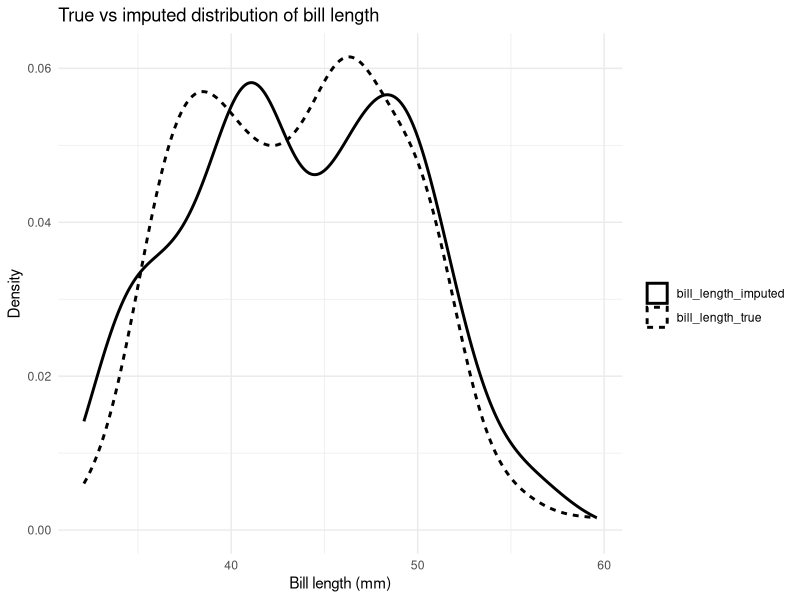
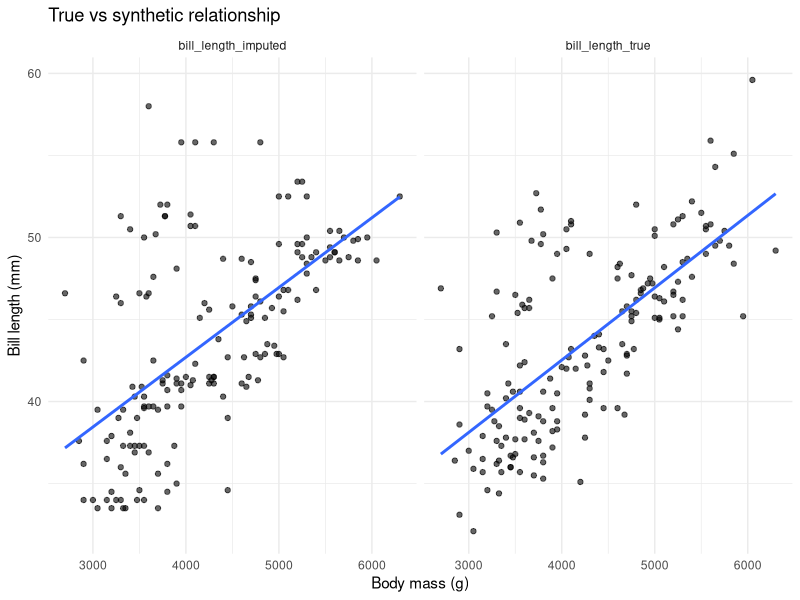
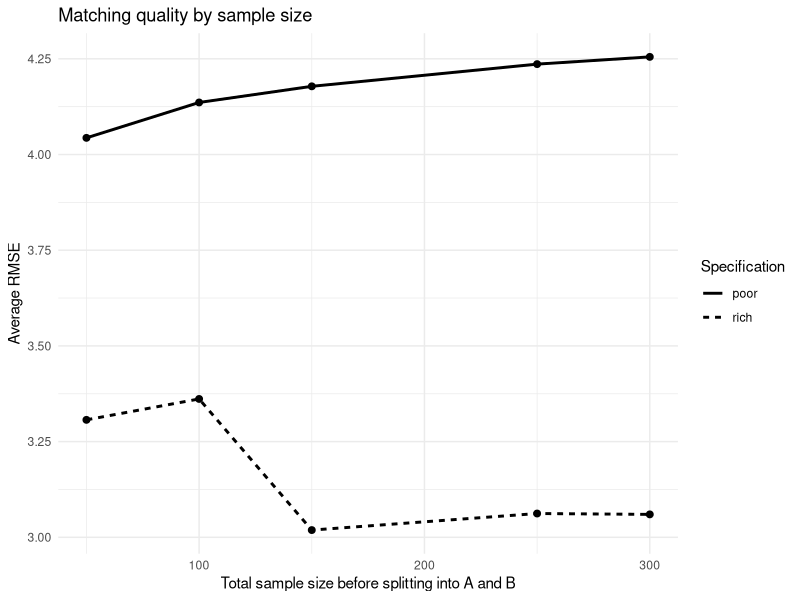

Reproduce these figures in R, in order.
# ============================================================
# Data Cleaning and Integration in Official Statistics
# Part 2 Project: Statistical Matching on Palmer Penguins
# ============================================================

# This script applies a micro non-parametric statistical matching approach
# to the Palmer Penguins dataset.
#
# The objective is to reconstruct missing joint information between:
# - body mass, observed only in file A;
# - bill length, observed only in file B.
#
# The original dataset is complete, which allows us to artificially hide
# one variable and then evaluate the quality of the imputation.

# ------------------------------------------------------------
# 1. Load packages
# ------------------------------------------------------------

library(palmerpenguins)
library(dplyr)
library(tidyr)
library(purrr)
library(ggplot2)
library(knitr)

# Set a seed to make the random split and random donor selection reproducible
set.seed(123)

# ------------------------------------------------------------
# 2. Load and prepare the complete dataset
# ------------------------------------------------------------

# We keep only the variables needed for the statistical matching exercise.
# Observations with missing values are removed to simplify the experiment.

penguins_clean <- penguins %>%
  select(
    species,
    island,
    sex,
    flipper_length_mm,
    body_mass_g,
    bill_length_mm
  ) %>%
  na.omit()

# ------------------------------------------------------------
# 3. Build two disjoint files A and B
# ------------------------------------------------------------

# The complete dataset is split horizontally:
# - file A contains one subset of penguins;
# - file B contains the remaining subset of penguins.
#
# The two files therefore contain different individuals.

n <- nrow(penguins_clean)

sample_A_id <- sample(
  1:n,
  size = floor(n / 2),
  replace = FALSE
)

A_full <- penguins_clean[sample_A_id, ]
B_full <- penguins_clean[-sample_A_id, ]

# ------------------------------------------------------------
# 4. Create the statistical matching setting
# ------------------------------------------------------------

# The dataset is then split vertically:
#
# X = common variables observed in both A and B:
#     species, island, sex, flipper length
#
# Y = variable observed only in A:
#     body mass
#
# Z = variable observed only in B:
#     bill length
#
# In the experiment, the true bill length in A is hidden during matching,
# but stored separately for evaluation.

A <- A_full %>%
  select(
    species,
    island,
    sex,
    flipper_length_mm,
    body_mass_g
  )

B <- B_full %>%
  select(
    species,
    island,
    sex,
    flipper_length_mm,
    bill_length_mm
  )

# True hidden values of bill length in A, used only for evaluation
A_true_bill <- A_full$bill_length_mm

# ------------------------------------------------------------
# 5. Define the hot deck matching function
# ------------------------------------------------------------

# The function imputes bill_length_mm in the recipient file A using
# observed bill_length_mm values from the donor file B.
#
# Two specifications are implemented:
#
# - "rich": donors are restricted to the same species, sex and island.
#           Among them, the donor with the closest flipper length is selected.
#
# - "poor": donors are restricted only to the same species.
#           One donor is selected randomly.
#
# The rich specification is the baseline method used in the project.
# The poor specification is used later for sensitivity analysis.

hot_deck_match <- function(recipient_file, donor_file, spec = "rich") {
  
  imputed_values <- numeric(nrow(recipient_file))
  
  for (i in 1:nrow(recipient_file)) {
    
    # Current recipient unit in file A
    recipient <- recipient_file[i, ]
    
    # Rich specification:
    # use a more restrictive donation class based on species, sex and island
    if (spec == "rich") {
      possible_donors <- donor_file %>%
        filter(
          species == recipient$species,
          sex == recipient$sex,
          island == recipient$island
        )
    }
    
    # Poor specification:
    # use only species as the matching variable
    if (spec == "poor") {
      possible_donors <- donor_file %>%
        filter(
          species == recipient$species
        )
    }
    
    # Fallback rule:
    # if no donor is found in the initial class, relax the matching rule
    # and keep only species.
    if (nrow(possible_donors) == 0) {
      possible_donors <- donor_file %>%
        filter(species == recipient$species)
    }
    
    # Final fallback:
    # if still no donor is available, use the whole donor file.
    if (nrow(possible_donors) == 0) {
      possible_donors <- donor_file
    }
    
    # In the rich specification, select the donor with the closest flipper length.
    if (spec == "rich") {
      best_donor <- possible_donors %>%
        mutate(
          distance = abs(flipper_length_mm - recipient$flipper_length_mm)
        ) %>%
        slice_min(distance, n = 1, with_ties = TRUE) %>%
        slice_sample(n = 1)
    }
    
    # In the poor specification, select one donor randomly.
    if (spec == "poor") {
      best_donor <- possible_donors %>%
        slice_sample(n = 1)
    }
    
    # Assign the donor's bill length to the recipient
    imputed_values[i] <- best_donor$bill_length_mm
  }
  
  # Return the recipient file completed with the imputed bill length
  recipient_file %>%
    mutate(bill_length_imputed = imputed_values)
}

# ------------------------------------------------------------
# 6. Define an evaluation function
# ------------------------------------------------------------

# Since the original data were complete, the true hidden values of bill length
# are known. This allows direct evaluation of the imputation.
#
# We compute:
# - RMSE: root mean squared error;
# - MAE: mean absolute error;
# - true correlation between body mass and true bill length;
# - synthetic correlation between body mass and imputed bill length;
# - absolute correlation error.

evaluate_matching <- function(A_file, B_file, A_true_values, spec = "rich") {
  
  matched_data <- hot_deck_match(A_file, B_file, spec = spec) %>%
    mutate(
      bill_length_true = A_true_values,
      error = bill_length_imputed - bill_length_true
    )
  
  true_cor <- cor(
    matched_data$body_mass_g,
    matched_data$bill_length_true,
    use = "complete.obs"
  )
  
  synthetic_cor <- cor(
    matched_data$body_mass_g,
    matched_data$bill_length_imputed,
    use = "complete.obs"
  )
  
  tibble(
    specification = spec,
    rmse = sqrt(mean(matched_data$error^2, na.rm = TRUE)),
    mae = mean(abs(matched_data$error), na.rm = TRUE),
    true_correlation = true_cor,
    synthetic_correlation = synthetic_cor,
    correlation_error = abs(true_cor - synthetic_cor)
  )
}

# ------------------------------------------------------------
# 7. Apply the baseline statistical matching procedure
# ------------------------------------------------------------

# The baseline method is the rich distance hot deck:
# same species, same sex, same island, then nearest flipper length.

A_matched <- hot_deck_match(A, B, spec = "rich") %>%
  mutate(
    bill_length_true = A_true_bill,
    error = bill_length_imputed - bill_length_true
  )

# Compute baseline evaluation indicators
baseline_results <- evaluate_matching(
  A_file = A,
  B_file = B,
  A_true_values = A_true_bill,
  spec = "rich"
)

print(baseline_results)

# ------------------------------------------------------------
# 8. Compare true and imputed distributions
# ------------------------------------------------------------

# A good statistical matching procedure should preserve the marginal
# distribution of the imputed variable.

A_matched %>%
  select(bill_length_true, bill_length_imputed) %>%
  pivot_longer(
    cols = everything(),
    names_to = "variable",
    values_to = "bill_length_mm"
  ) %>%
  ggplot(aes(x = bill_length_mm, linetype = variable)) +
  geom_density(linewidth = 1) +
  labs(
    title = "True vs imputed distribution of bill length",
    x = "Bill length (mm)",
    y = "Density",
    linetype = ""
  ) +
  theme_minimal()

# ------------------------------------------------------------
# 9. Compare true and synthetic relationships between Y and Z
# ------------------------------------------------------------

# The core objective of statistical matching is not only to impute
# plausible individual values, but also to reconstruct the relationship
# between variables that are not jointly observed.
#
# Here, we compare:
# - the true relationship between body mass and bill length;
# - the synthetic relationship between body mass and imputed bill length.

A_matched %>%
  select(body_mass_g, bill_length_true, bill_length_imputed) %>%
  pivot_longer(
    cols = c(bill_length_true, bill_length_imputed),
    names_to = "variable",
    values_to = "bill_length_mm"
  ) %>%
  ggplot(aes(x = body_mass_g, y = bill_length_mm)) +
  geom_point(alpha = 0.6) +
  geom_smooth(method = "lm", se = FALSE) +
  facet_wrap(~ variable) +
  labs(
    title = "True vs synthetic relationship",
    x = "Body mass (g)",
    y = "Bill length (mm)"
  ) +
  theme_minimal()

# ------------------------------------------------------------
# 10. Sensitivity analysis
# ------------------------------------------------------------

# After applying the baseline procedure, we test whether matching quality
# depends on:
# - the variables used to define similarity;
# - the available sample size.
#
# The sample_size parameter refers to the total number of penguins drawn
# before splitting the data into A and B.
#
# Example:
# - sample_size = 100 means about 50 penguins in A and 50 in B.
# - sample_size = 300 means about 150 penguins in A and 150 in B.

run_one_simulation <- function(sample_size, specification) {
  
  # Draw a subsample from the complete dataset
  sampled_data <- penguins_clean %>%
    slice_sample(n = sample_size)
  
  # Split this subsample into two disjoint files
  sample_A_id <- sample(
    1:nrow(sampled_data),
    size = floor(sample_size / 2),
    replace = FALSE
  )
  
  A_full_sim <- sampled_data[sample_A_id, ]
  B_full_sim <- sampled_data[-sample_A_id, ]
  
  # Build file A: common variables + body mass
  A_sim <- A_full_sim %>%
    select(
      species,
      island,
      sex,
      flipper_length_mm,
      body_mass_g
    )
  
  # Build file B: common variables + bill length
  B_sim <- B_full_sim %>%
    select(
      species,
      island,
      sex,
      flipper_length_mm,
      bill_length_mm
    )
  
  # Apply matching and return evaluation indicators
  evaluate_matching(
    A_file = A_sim,
    B_file = B_sim,
    A_true_values = A_full_sim$bill_length_mm,
    spec = specification
  ) %>%
    select(rmse, mae, correlation_error)
}

# Run the simulation:
# - 5 sample sizes;
# - 20 repetitions for each setting;
# - 2 specifications: poor and rich.

simulation_results <- expand_grid(
  sample_size = c(50, 100, 150, 250, 300),
  repetition = 1:20,
  specification = c("poor", "rich")
) %>%
  mutate(
    result = pmap(
      list(sample_size, specification),
      ~ run_one_simulation(
        sample_size = ..1,
        specification = ..2
      )
    )
  ) %>%
  unnest(result)

# Summarise the results across repetitions
simulation_summary <- simulation_results %>%
  group_by(sample_size, specification) %>%
  summarise(
    mean_rmse = mean(rmse, na.rm = TRUE),
    mean_mae = mean(mae, na.rm = TRUE),
    mean_correlation_error = mean(correlation_error, na.rm = TRUE),
    .groups = "drop"
  )

print(simulation_summary)

# ------------------------------------------------------------
# 11. Plot sensitivity results
# ------------------------------------------------------------

# This graph shows how the average RMSE changes with sample size
# and matching specification.

ggplot(
  simulation_summary,
  aes(x = sample_size, y = mean_rmse, linetype = specification)
) +
  geom_line(linewidth = 1) +
  geom_point(size = 2) +
  labs(
    title = "Matching quality by sample size",
    x = "Total sample size before splitting into A and B",
    y = "Average RMSE",
    linetype = "Specification"
  ) +
  theme_minimal()
